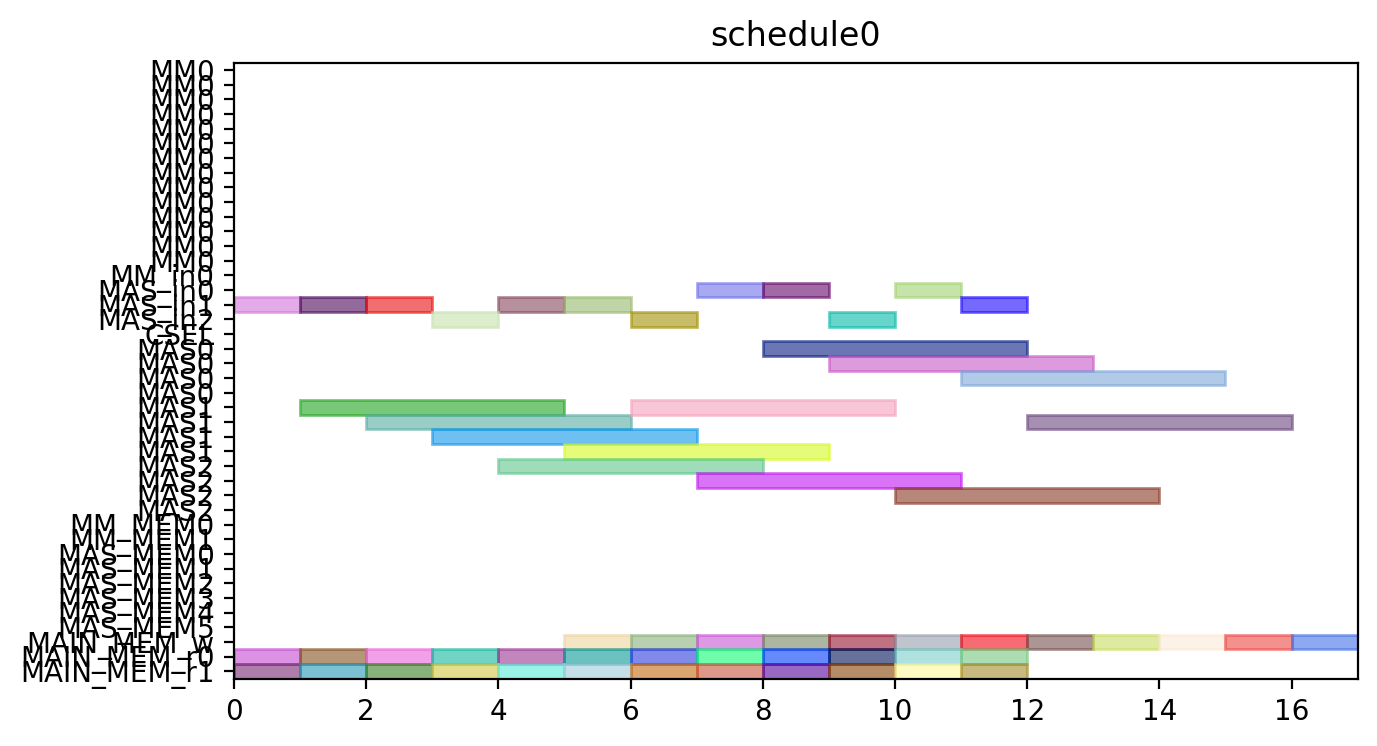

Python code for this plot:
from pyschedule import Scenario, solvers, plotters, alt


def solve():
	horizon = 120
	S = Scenario("schedule0", horizon=horizon)

	# resource
	MM = S.Resources('MM', num=1, size=14)
	MM_in = S.Resources('MM_in', num=1)
	MAS_in = S.Resources('MAS_in', num=3)
	CSEL = S.Resource('CSEL')
	MAS = S.Resources('MAS', num=3, size=4, periods=range(1, horizon))
	MM_MEM = S.Resources('MM_MEM', num=2)
	MAS_MEM = S.Resources('MAS_MEM', num=6)
	MAIN_MEM_w = S.Resource('MAIN_MEM_w', size=1)
	MAIN_MEM_r = S.Resources('MAIN_MEM_r', num=2)

	# result of previous scheduling

	# new tasks
	c000 = S.Task('c000', length=4, delay_cost=1)
	c000 += alt(MAS)
	c000_in = S.Task('c000_in', length=1, delay_cost=1)
	c000_in += alt(MAS_in)
	S += c000_in*MAS_in[0]<=c000*MAS[0]

	S += c000_in*MAS_in[1]<=c000*MAS[1]

	S += c000_in*MAS_in[2]<=c000*MAS[2]

	S += 0<c000

	c000_w = S.Task('c000_w', length=1, delay_cost=1)
	c000_w += alt(MAIN_MEM_w)
	S += c000 <= c000_w

	c000_mem0 = S.Task('c000_mem0', length=1, delay_cost=1)
	c000_mem0 += MAIN_MEM_r[0]
	S += c000_mem0 <= c000

	c000_mem1 = S.Task('c000_mem1', length=1, delay_cost=1)
	c000_mem1 += MAIN_MEM_r[1]
	S += c000_mem1 <= c000

	c001 = S.Task('c001', length=4, delay_cost=1)
	c001 += alt(MAS)
	c001_in = S.Task('c001_in', length=1, delay_cost=1)
	c001_in += alt(MAS_in)
	S += c001_in*MAS_in[0]<=c001*MAS[0]

	S += c001_in*MAS_in[1]<=c001*MAS[1]

	S += c001_in*MAS_in[2]<=c001*MAS[2]

	S += 0<c001

	c001_w = S.Task('c001_w', length=1, delay_cost=1)
	c001_w += alt(MAIN_MEM_w)
	S += c001 <= c001_w

	c001_mem0 = S.Task('c001_mem0', length=1, delay_cost=1)
	c001_mem0 += MAIN_MEM_r[0]
	S += c001_mem0 <= c001

	c001_mem1 = S.Task('c001_mem1', length=1, delay_cost=1)
	c001_mem1 += MAIN_MEM_r[1]
	S += c001_mem1 <= c001

	c010 = S.Task('c010', length=4, delay_cost=1)
	c010 += alt(MAS)
	c010_in = S.Task('c010_in', length=1, delay_cost=1)
	c010_in += alt(MAS_in)
	S += c010_in*MAS_in[0]<=c010*MAS[0]

	S += c010_in*MAS_in[1]<=c010*MAS[1]

	S += c010_in*MAS_in[2]<=c010*MAS[2]

	S += 0<c010

	c010_w = S.Task('c010_w', length=1, delay_cost=1)
	c010_w += alt(MAIN_MEM_w)
	S += c010 <= c010_w

	c010_mem0 = S.Task('c010_mem0', length=1, delay_cost=1)
	c010_mem0 += MAIN_MEM_r[0]
	S += c010_mem0 <= c010

	c010_mem1 = S.Task('c010_mem1', length=1, delay_cost=1)
	c010_mem1 += MAIN_MEM_r[1]
	S += c010_mem1 <= c010

	c011 = S.Task('c011', length=4, delay_cost=1)
	c011 += alt(MAS)
	c011_in = S.Task('c011_in', length=1, delay_cost=1)
	c011_in += alt(MAS_in)
	S += c011_in*MAS_in[0]<=c011*MAS[0]

	S += c011_in*MAS_in[1]<=c011*MAS[1]

	S += c011_in*MAS_in[2]<=c011*MAS[2]

	S += 0<c011

	c011_w = S.Task('c011_w', length=1, delay_cost=1)
	c011_w += alt(MAIN_MEM_w)
	S += c011 <= c011_w

	c011_mem0 = S.Task('c011_mem0', length=1, delay_cost=1)
	c011_mem0 += MAIN_MEM_r[0]
	S += c011_mem0 <= c011

	c011_mem1 = S.Task('c011_mem1', length=1, delay_cost=1)
	c011_mem1 += MAIN_MEM_r[1]
	S += c011_mem1 <= c011

	c100 = S.Task('c100', length=4, delay_cost=1)
	c100 += alt(MAS)
	c100_in = S.Task('c100_in', length=1, delay_cost=1)
	c100_in += alt(MAS_in)
	S += c100_in*MAS_in[0]<=c100*MAS[0]

	S += c100_in*MAS_in[1]<=c100*MAS[1]

	S += c100_in*MAS_in[2]<=c100*MAS[2]

	S += 0<c100

	c100_w = S.Task('c100_w', length=1, delay_cost=1)
	c100_w += alt(MAIN_MEM_w)
	S += c100 <= c100_w

	c100_mem0 = S.Task('c100_mem0', length=1, delay_cost=1)
	c100_mem0 += MAIN_MEM_r[0]
	S += c100_mem0 <= c100

	c100_mem1 = S.Task('c100_mem1', length=1, delay_cost=1)
	c100_mem1 += MAIN_MEM_r[1]
	S += c100_mem1 <= c100

	c101 = S.Task('c101', length=4, delay_cost=1)
	c101 += alt(MAS)
	c101_in = S.Task('c101_in', length=1, delay_cost=1)
	c101_in += alt(MAS_in)
	S += c101_in*MAS_in[0]<=c101*MAS[0]

	S += c101_in*MAS_in[1]<=c101*MAS[1]

	S += c101_in*MAS_in[2]<=c101*MAS[2]

	S += 0<c101

	c101_w = S.Task('c101_w', length=1, delay_cost=1)
	c101_w += alt(MAIN_MEM_w)
	S += c101 <= c101_w

	c101_mem0 = S.Task('c101_mem0', length=1, delay_cost=1)
	c101_mem0 += MAIN_MEM_r[0]
	S += c101_mem0 <= c101

	c101_mem1 = S.Task('c101_mem1', length=1, delay_cost=1)
	c101_mem1 += MAIN_MEM_r[1]
	S += c101_mem1 <= c101

	c110 = S.Task('c110', length=4, delay_cost=1)
	c110 += alt(MAS)
	c110_in = S.Task('c110_in', length=1, delay_cost=1)
	c110_in += alt(MAS_in)
	S += c110_in*MAS_in[0]<=c110*MAS[0]

	S += c110_in*MAS_in[1]<=c110*MAS[1]

	S += c110_in*MAS_in[2]<=c110*MAS[2]

	S += 0<c110

	c110_w = S.Task('c110_w', length=1, delay_cost=1)
	c110_w += alt(MAIN_MEM_w)
	S += c110 <= c110_w

	c110_mem0 = S.Task('c110_mem0', length=1, delay_cost=1)
	c110_mem0 += MAIN_MEM_r[0]
	S += c110_mem0 <= c110

	c110_mem1 = S.Task('c110_mem1', length=1, delay_cost=1)
	c110_mem1 += MAIN_MEM_r[1]
	S += c110_mem1 <= c110

	c111 = S.Task('c111', length=4, delay_cost=1)
	c111 += alt(MAS)
	c111_in = S.Task('c111_in', length=1, delay_cost=1)
	c111_in += alt(MAS_in)
	S += c111_in*MAS_in[0]<=c111*MAS[0]

	S += c111_in*MAS_in[1]<=c111*MAS[1]

	S += c111_in*MAS_in[2]<=c111*MAS[2]

	S += 0<c111

	c111_w = S.Task('c111_w', length=1, delay_cost=1)
	c111_w += alt(MAIN_MEM_w)
	S += c111 <= c111_w

	c111_mem0 = S.Task('c111_mem0', length=1, delay_cost=1)
	c111_mem0 += MAIN_MEM_r[0]
	S += c111_mem0 <= c111

	c111_mem1 = S.Task('c111_mem1', length=1, delay_cost=1)
	c111_mem1 += MAIN_MEM_r[1]
	S += c111_mem1 <= c111

	c200 = S.Task('c200', length=4, delay_cost=1)
	c200 += alt(MAS)
	c200_in = S.Task('c200_in', length=1, delay_cost=1)
	c200_in += alt(MAS_in)
	S += c200_in*MAS_in[0]<=c200*MAS[0]

	S += c200_in*MAS_in[1]<=c200*MAS[1]

	S += c200_in*MAS_in[2]<=c200*MAS[2]

	S += 0<c200

	c200_w = S.Task('c200_w', length=1, delay_cost=1)
	c200_w += alt(MAIN_MEM_w)
	S += c200 <= c200_w

	c200_mem0 = S.Task('c200_mem0', length=1, delay_cost=1)
	c200_mem0 += MAIN_MEM_r[0]
	S += c200_mem0 <= c200

	c200_mem1 = S.Task('c200_mem1', length=1, delay_cost=1)
	c200_mem1 += MAIN_MEM_r[1]
	S += c200_mem1 <= c200

	c201 = S.Task('c201', length=4, delay_cost=1)
	c201 += alt(MAS)
	c201_in = S.Task('c201_in', length=1, delay_cost=1)
	c201_in += alt(MAS_in)
	S += c201_in*MAS_in[0]<=c201*MAS[0]

	S += c201_in*MAS_in[1]<=c201*MAS[1]

	S += c201_in*MAS_in[2]<=c201*MAS[2]

	S += 0<c201

	c201_w = S.Task('c201_w', length=1, delay_cost=1)
	c201_w += alt(MAIN_MEM_w)
	S += c201 <= c201_w

	c201_mem0 = S.Task('c201_mem0', length=1, delay_cost=1)
	c201_mem0 += MAIN_MEM_r[0]
	S += c201_mem0 <= c201

	c201_mem1 = S.Task('c201_mem1', length=1, delay_cost=1)
	c201_mem1 += MAIN_MEM_r[1]
	S += c201_mem1 <= c201

	c210 = S.Task('c210', length=4, delay_cost=1)
	c210 += alt(MAS)
	c210_in = S.Task('c210_in', length=1, delay_cost=1)
	c210_in += alt(MAS_in)
	S += c210_in*MAS_in[0]<=c210*MAS[0]

	S += c210_in*MAS_in[1]<=c210*MAS[1]

	S += c210_in*MAS_in[2]<=c210*MAS[2]

	S += 0<c210

	c210_w = S.Task('c210_w', length=1, delay_cost=1)
	c210_w += alt(MAIN_MEM_w)
	S += c210 <= c210_w

	c210_mem0 = S.Task('c210_mem0', length=1, delay_cost=1)
	c210_mem0 += MAIN_MEM_r[0]
	S += c210_mem0 <= c210

	c210_mem1 = S.Task('c210_mem1', length=1, delay_cost=1)
	c210_mem1 += MAIN_MEM_r[1]
	S += c210_mem1 <= c210

	c211 = S.Task('c211', length=4, delay_cost=1)
	c211 += alt(MAS)
	c211_in = S.Task('c211_in', length=1, delay_cost=1)
	c211_in += alt(MAS_in)
	S += c211_in*MAS_in[0]<=c211*MAS[0]

	S += c211_in*MAS_in[1]<=c211*MAS[1]

	S += c211_in*MAS_in[2]<=c211*MAS[2]

	S += 0<c211

	c211_w = S.Task('c211_w', length=1, delay_cost=1)
	c211_w += alt(MAIN_MEM_w)
	S += c211 <= c211_w

	c211_mem0 = S.Task('c211_mem0', length=1, delay_cost=1)
	c211_mem0 += MAIN_MEM_r[0]
	S += c211_mem0 <= c211

	c211_mem1 = S.Task('c211_mem1', length=1, delay_cost=1)
	c211_mem1 += MAIN_MEM_r[1]
	S += c211_mem1 <= c211

	solvers.mip.solve(S,msg=1,kind='CPLEX',ratio_gap=1.01)

	solution = [['hoge']*len(S.solution()[1]) for i in range(len(S.solution()))]
	for i in range(len(S.solution())):
		for j in range(len(S.solution()[i])):
			solution[i][j]=str(S.solution()[i][j])
	print(solution)

	cycles = int(solution[-1][3])

	pic_file_name = "/mnt/rose/usr1/fukuda/ABE/multiRAM_multiMAS_16mux/scheduling_result/stage14MM1_stage4MAS3/CONJ/schedule0.png"
	if(S.solution() != []):
		plotters.matplotlib.plot(S,img_filename=pic_file_name, show_task_labels=False, fig_size=(cycles*0.25+3, 4))

	return solution
